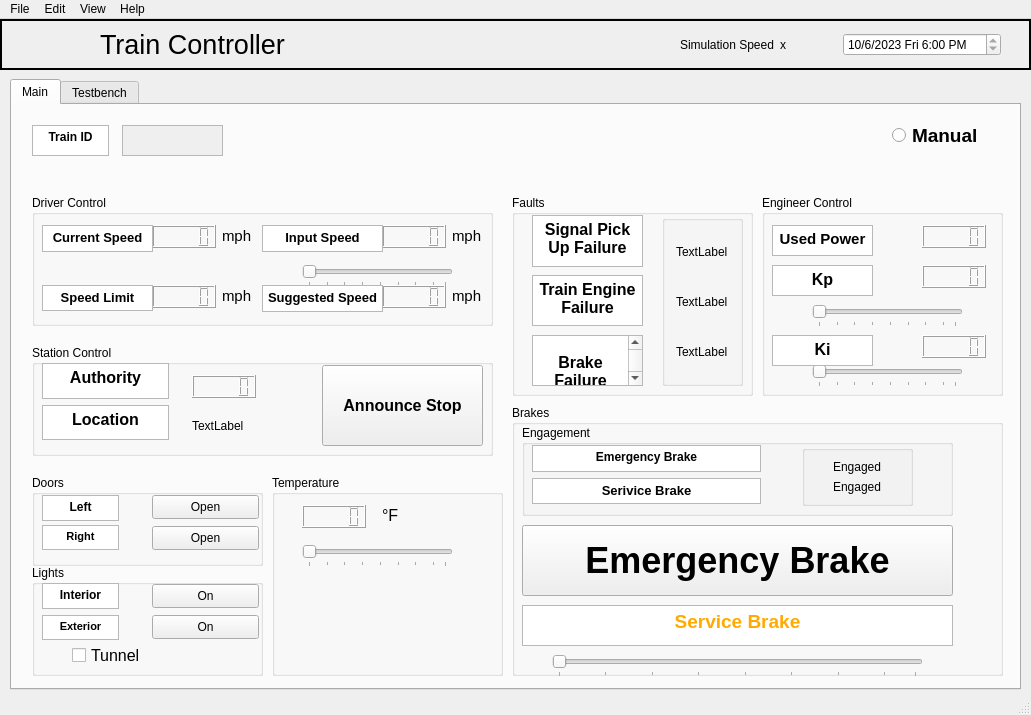
<?xml version="1.0" encoding="UTF-8"?>
<ui version="4.0">
 <class>MainWindow</class>
 <widget class="QMainWindow" name="MainWindow">
  <property name="geometry">
   <rect>
    <x>0</x>
    <y>0</y>
    <width>1031</width>
    <height>715</height>
   </rect>
  </property>
  <property name="windowTitle">
   <string>MainWindow</string>
  </property>
  <property name="autoFillBackground">
   <bool>true</bool>
  </property>
  <widget class="QWidget" name="centralwidget">
   <widget class="QWidget" name="horizontalLayoutWidget_2">
    <property name="geometry">
     <rect>
      <x>680</x>
      <y>10</y>
      <width>321</width>
      <height>31</height>
     </rect>
    </property>
    <layout class="QHBoxLayout" name="horizontalLayout_2">
     <item>
      <widget class="QLabel" name="simulationSpeed">
       <property name="text">
        <string>Simulation Speed</string>
       </property>
      </widget>
     </item>
     <item>
      <widget class="QLabel" name="simulationSpeed_O">
       <property name="text">
        <string>x</string>
       </property>
      </widget>
     </item>
     <item>
      <spacer name="horizontalSpacer">
       <property name="orientation">
        <enum>Qt::Horizontal</enum>
       </property>
       <property name="sizeHint" stdset="0">
        <size>
         <width>40</width>
         <height>20</height>
        </size>
       </property>
      </spacer>
     </item>
     <item>
      <widget class="QDateTimeEdit" name="dateTime">
       <property name="wrapping">
        <bool>false</bool>
       </property>
       <property name="readOnly">
        <bool>true</bool>
       </property>
       <property name="date">
        <date>
         <year>2023</year>
         <month>10</month>
         <day>6</day>
        </date>
       </property>
       <property name="time">
        <time>
         <hour>18</hour>
         <minute>0</minute>
         <second>0</second>
        </time>
       </property>
       <property name="displayFormat">
        <string>M/d/yyyy ddd h:mm AP</string>
       </property>
      </widget>
     </item>
    </layout>
   </widget>
   <widget class="QLabel" name="header_label_txt">
    <property name="geometry">
     <rect>
      <x>100</x>
      <y>0</y>
      <width>211</width>
      <height>51</height>
     </rect>
    </property>
    <property name="font">
     <font>
      <pointsize>20</pointsize>
     </font>
    </property>
    <property name="text">
     <string>Train Controller</string>
    </property>
   </widget>
   <widget class="QTabWidget" name="tabWidget">
    <property name="geometry">
     <rect>
      <x>10</x>
      <y>60</y>
      <width>1011</width>
      <height>611</height>
     </rect>
    </property>
    <property name="minimumSize">
     <size>
      <width>0</width>
      <height>0</height>
     </size>
    </property>
    <property name="currentIndex">
     <number>0</number>
    </property>
    <widget class="QWidget" name="main">
     <attribute name="title">
      <string>Main</string>
     </attribute>
     <widget class="QGroupBox" name="drive_ctrl_box">
      <property name="geometry">
       <rect>
        <x>20</x>
        <y>90</y>
        <width>461</width>
        <height>131</height>
       </rect>
      </property>
      <property name="title">
       <string>Driver Control</string>
      </property>
      <widget class="QLCDNumber" name="current_speed_display">
       <property name="geometry">
        <rect>
         <x>120</x>
         <y>30</y>
         <width>64</width>
         <height>23</height>
        </rect>
       </property>
      </widget>
      <widget class="QLCDNumber" name="input_speed_display">
       <property name="geometry">
        <rect>
         <x>350</x>
         <y>30</y>
         <width>64</width>
         <height>23</height>
        </rect>
       </property>
      </widget>
      <widget class="QLCDNumber" name="speed">
       <property name="geometry">
        <rect>
         <x>120</x>
         <y>90</y>
         <width>64</width>
         <height>23</height>
        </rect>
       </property>
      </widget>
      <widget class="QLCDNumber" name="suggested_speed_display">
       <property name="geometry">
        <rect>
         <x>350</x>
         <y>90</y>
         <width>64</width>
         <height>23</height>
        </rect>
       </property>
      </widget>
      <widget class="QSlider" name="input_speed_slider">
       <property name="geometry">
        <rect>
         <x>270</x>
         <y>70</y>
         <width>151</width>
         <height>22</height>
        </rect>
       </property>
       <property name="minimum">
        <number>1</number>
       </property>
       <property name="maximum">
        <number>24</number>
       </property>
       <property name="pageStep">
        <number>8</number>
       </property>
       <property name="sliderPosition">
        <number>1</number>
       </property>
       <property name="orientation">
        <enum>Qt::Horizontal</enum>
       </property>
       <property name="invertedAppearance">
        <bool>false</bool>
       </property>
       <property name="tickPosition">
        <enum>QSlider::TicksBelow</enum>
       </property>
       <property name="tickInterval">
        <number>3</number>
       </property>
      </widget>
      <widget class="QTextBrowser" name="current_speed_txt">
       <property name="geometry">
        <rect>
         <x>10</x>
         <y>30</y>
         <width>111</width>
         <height>27</height>
        </rect>
       </property>
       <property name="html">
        <string>&lt;!DOCTYPE HTML PUBLIC &quot;-//W3C//DTD HTML 4.0//EN&quot; &quot;http://www.w3.org/TR/REC-html40/strict.dtd&quot;&gt;
&lt;html&gt;&lt;head&gt;&lt;meta name=&quot;qrichtext&quot; content=&quot;1&quot; /&gt;&lt;meta charset=&quot;utf-8&quot; /&gt;&lt;style type=&quot;text/css&quot;&gt;
p, li { white-space: pre-wrap; }
hr { height: 1px; border-width: 0; }
li.unchecked::marker { content: &quot;\2610&quot;; }
li.checked::marker { content: &quot;\2612&quot;; }
&lt;/style&gt;&lt;/head&gt;&lt;body style=&quot; font-family:'Segoe UI'; font-size:9pt; font-weight:400; font-style:normal;&quot;&gt;
&lt;p align=&quot;center&quot; style=&quot; margin-top:0px; margin-bottom:0px; margin-left:0px; margin-right:0px; -qt-block-indent:0; text-indent:0px;&quot;&gt;&lt;span style=&quot; font-family:'MS Shell Dlg 2'; font-size:10pt; font-weight:700;&quot;&gt;Current Speed&lt;/span&gt;&lt;/p&gt;&lt;/body&gt;&lt;/html&gt;</string>
       </property>
      </widget>
      <widget class="QTextBrowser" name="speed_limit_txt">
       <property name="geometry">
        <rect>
         <x>10</x>
         <y>90</y>
         <width>111</width>
         <height>26</height>
        </rect>
       </property>
       <property name="html">
        <string>&lt;!DOCTYPE HTML PUBLIC &quot;-//W3C//DTD HTML 4.0//EN&quot; &quot;http://www.w3.org/TR/REC-html40/strict.dtd&quot;&gt;
&lt;html&gt;&lt;head&gt;&lt;meta name=&quot;qrichtext&quot; content=&quot;1&quot; /&gt;&lt;meta charset=&quot;utf-8&quot; /&gt;&lt;style type=&quot;text/css&quot;&gt;
p, li { white-space: pre-wrap; }
hr { height: 1px; border-width: 0; }
li.unchecked::marker { content: &quot;\2610&quot;; }
li.checked::marker { content: &quot;\2612&quot;; }
&lt;/style&gt;&lt;/head&gt;&lt;body style=&quot; font-family:'Segoe UI'; font-size:9pt; font-weight:400; font-style:normal;&quot;&gt;
&lt;p align=&quot;center&quot; style=&quot; margin-top:0px; margin-bottom:0px; margin-left:0px; margin-right:0px; -qt-block-indent:0; text-indent:0px;&quot;&gt;&lt;span style=&quot; font-family:'MS Shell Dlg 2'; font-size:10pt; font-weight:700;&quot;&gt;Speed Limit&lt;/span&gt;&lt;/p&gt;&lt;/body&gt;&lt;/html&gt;</string>
       </property>
      </widget>
      <widget class="QTextBrowser" name="input_speed_txt">
       <property name="geometry">
        <rect>
         <x>230</x>
         <y>30</y>
         <width>121</width>
         <height>27</height>
        </rect>
       </property>
       <property name="html">
        <string>&lt;!DOCTYPE HTML PUBLIC &quot;-//W3C//DTD HTML 4.0//EN&quot; &quot;http://www.w3.org/TR/REC-html40/strict.dtd&quot;&gt;
&lt;html&gt;&lt;head&gt;&lt;meta name=&quot;qrichtext&quot; content=&quot;1&quot; /&gt;&lt;meta charset=&quot;utf-8&quot; /&gt;&lt;style type=&quot;text/css&quot;&gt;
p, li { white-space: pre-wrap; }
hr { height: 1px; border-width: 0; }
li.unchecked::marker { content: &quot;\2610&quot;; }
li.checked::marker { content: &quot;\2612&quot;; }
&lt;/style&gt;&lt;/head&gt;&lt;body style=&quot; font-family:'Segoe UI'; font-size:9pt; font-weight:400; font-style:normal;&quot;&gt;
&lt;p align=&quot;center&quot; style=&quot; margin-top:0px; margin-bottom:0px; margin-left:0px; margin-right:0px; -qt-block-indent:0; text-indent:0px;&quot;&gt;&lt;span style=&quot; font-family:'MS Shell Dlg 2'; font-size:10pt; font-weight:700;&quot;&gt;Input Speed&lt;/span&gt;&lt;/p&gt;&lt;/body&gt;&lt;/html&gt;</string>
       </property>
      </widget>
      <widget class="QTextBrowser" name="suggested_speed_txt">
       <property name="geometry">
        <rect>
         <x>230</x>
         <y>90</y>
         <width>121</width>
         <height>27</height>
        </rect>
       </property>
       <property name="html">
        <string>&lt;!DOCTYPE HTML PUBLIC &quot;-//W3C//DTD HTML 4.0//EN&quot; &quot;http://www.w3.org/TR/REC-html40/strict.dtd&quot;&gt;
&lt;html&gt;&lt;head&gt;&lt;meta name=&quot;qrichtext&quot; content=&quot;1&quot; /&gt;&lt;meta charset=&quot;utf-8&quot; /&gt;&lt;style type=&quot;text/css&quot;&gt;
p, li { white-space: pre-wrap; }
hr { height: 1px; border-width: 0; }
li.unchecked::marker { content: &quot;\2610&quot;; }
li.checked::marker { content: &quot;\2612&quot;; }
&lt;/style&gt;&lt;/head&gt;&lt;body style=&quot; font-family:'Segoe UI'; font-size:9pt; font-weight:400; font-style:normal;&quot;&gt;
&lt;p align=&quot;center&quot; style=&quot; margin-top:0px; margin-bottom:0px; margin-left:0px; margin-right:0px; -qt-block-indent:0; text-indent:0px;&quot;&gt;&lt;span style=&quot; font-family:'MS Shell Dlg 2'; font-size:10pt; font-weight:700;&quot;&gt;Suggested Speed&lt;/span&gt;&lt;/p&gt;&lt;/body&gt;&lt;/html&gt;</string>
       </property>
      </widget>
      <widget class="QLabel" name="mph_txt_3">
       <property name="geometry">
        <rect>
         <x>190</x>
         <y>90</y>
         <width>31</width>
         <height>21</height>
        </rect>
       </property>
       <property name="font">
        <font>
         <pointsize>11</pointsize>
        </font>
       </property>
       <property name="text">
        <string>mph</string>
       </property>
      </widget>
      <widget class="QLabel" name="mph_txt_1">
       <property name="geometry">
        <rect>
         <x>190</x>
         <y>30</y>
         <width>31</width>
         <height>21</height>
        </rect>
       </property>
       <property name="font">
        <font>
         <pointsize>11</pointsize>
        </font>
       </property>
       <property name="text">
        <string>mph</string>
       </property>
      </widget>
      <widget class="QLabel" name="mph_txt_4">
       <property name="geometry">
        <rect>
         <x>420</x>
         <y>90</y>
         <width>31</width>
         <height>21</height>
        </rect>
       </property>
       <property name="font">
        <font>
         <pointsize>11</pointsize>
        </font>
       </property>
       <property name="text">
        <string>mph</string>
       </property>
      </widget>
      <widget class="QLabel" name="mph_txt_2">
       <property name="geometry">
        <rect>
         <x>420</x>
         <y>30</y>
         <width>31</width>
         <height>21</height>
        </rect>
       </property>
       <property name="font">
        <font>
         <pointsize>11</pointsize>
        </font>
       </property>
       <property name="text">
        <string>mph</string>
       </property>
      </widget>
     </widget>
     <widget class="QGroupBox" name="brake_box">
      <property name="geometry">
       <rect>
        <x>500</x>
        <y>300</y>
        <width>491</width>
        <height>271</height>
       </rect>
      </property>
      <property name="title">
       <string>Brakes</string>
      </property>
      <widget class="QPushButton" name="e_brake_button">
       <property name="geometry">
        <rect>
         <x>10</x>
         <y>120</y>
         <width>431</width>
         <height>71</height>
        </rect>
       </property>
       <property name="font">
        <font>
         <pointsize>27</pointsize>
         <bold>true</bold>
        </font>
       </property>
       <property name="autoFillBackground">
        <bool>true</bool>
       </property>
       <property name="text">
        <string>Emergency Brake</string>
       </property>
      </widget>
      <widget class="QTextBrowser" name="s_brake_txt_2">
       <property name="geometry">
        <rect>
         <x>10</x>
         <y>200</y>
         <width>431</width>
         <height>41</height>
        </rect>
       </property>
       <property name="html">
        <string>&lt;!DOCTYPE HTML PUBLIC &quot;-//W3C//DTD HTML 4.0//EN&quot; &quot;http://www.w3.org/TR/REC-html40/strict.dtd&quot;&gt;
&lt;html&gt;&lt;head&gt;&lt;meta name=&quot;qrichtext&quot; content=&quot;1&quot; /&gt;&lt;meta charset=&quot;utf-8&quot; /&gt;&lt;style type=&quot;text/css&quot;&gt;
p, li { white-space: pre-wrap; }
hr { height: 1px; border-width: 0; }
li.unchecked::marker { content: &quot;\2610&quot;; }
li.checked::marker { content: &quot;\2612&quot;; }
&lt;/style&gt;&lt;/head&gt;&lt;body style=&quot; font-family:'Segoe UI'; font-size:9pt; font-weight:400; font-style:normal;&quot;&gt;
&lt;p align=&quot;center&quot; style=&quot; margin-top:0px; margin-bottom:0px; margin-left:0px; margin-right:0px; -qt-block-indent:0; text-indent:0px;&quot;&gt;&lt;span style=&quot; font-family:'MS Shell Dlg 2'; font-size:14pt; font-weight:600; color:#ffaa00;&quot;&gt;Service Brake&lt;/span&gt;&lt;/p&gt;&lt;/body&gt;&lt;/html&gt;</string>
       </property>
      </widget>
      <widget class="QGroupBox" name="engage_box">
       <property name="geometry">
        <rect>
         <x>10</x>
         <y>20</y>
         <width>431</width>
         <height>91</height>
        </rect>
       </property>
       <property name="title">
        <string>Engagement</string>
       </property>
       <widget class="QGroupBox" name="verticalGroupBox_3">
        <property name="geometry">
         <rect>
          <x>280</x>
          <y>20</y>
          <width>111</width>
          <height>61</height>
         </rect>
        </property>
        <layout class="QVBoxLayout" name="verticalLayout_4">
         <item alignment="Qt::AlignHCenter">
          <widget class="QLabel" name="e_label_display">
           <property name="text">
            <string>Engaged</string>
           </property>
          </widget>
         </item>
         <item alignment="Qt::AlignHCenter">
          <widget class="QLabel" name="s_label_display">
           <property name="text">
            <string>Engaged</string>
           </property>
          </widget>
         </item>
        </layout>
       </widget>
       <widget class="QTextBrowser" name="s_brake_txt">
        <property name="geometry">
         <rect>
          <x>10</x>
          <y>53</y>
          <width>229</width>
          <height>26</height>
         </rect>
        </property>
        <property name="html">
         <string>&lt;!DOCTYPE HTML PUBLIC &quot;-//W3C//DTD HTML 4.0//EN&quot; &quot;http://www.w3.org/TR/REC-html40/strict.dtd&quot;&gt;
&lt;html&gt;&lt;head&gt;&lt;meta name=&quot;qrichtext&quot; content=&quot;1&quot; /&gt;&lt;meta charset=&quot;utf-8&quot; /&gt;&lt;style type=&quot;text/css&quot;&gt;
p, li { white-space: pre-wrap; }
hr { height: 1px; border-width: 0; }
li.unchecked::marker { content: &quot;\2610&quot;; }
li.checked::marker { content: &quot;\2612&quot;; }
&lt;/style&gt;&lt;/head&gt;&lt;body style=&quot; font-family:'Segoe UI'; font-size:9pt; font-weight:400; font-style:normal;&quot;&gt;
&lt;p align=&quot;center&quot; style=&quot; margin-top:0px; margin-bottom:0px; margin-left:0px; margin-right:0px; -qt-block-indent:0; text-indent:0px;&quot;&gt;&lt;span style=&quot; font-family:'MS Shell Dlg 2'; font-size:10pt; font-weight:700;&quot;&gt;Serivice Brake&lt;/span&gt;&lt;/p&gt;&lt;/body&gt;&lt;/html&gt;</string>
        </property>
       </widget>
       <widget class="QTextBrowser" name="e_brake_txt">
        <property name="geometry">
         <rect>
          <x>10</x>
          <y>20</y>
          <width>229</width>
          <height>27</height>
         </rect>
        </property>
        <property name="html">
         <string>&lt;!DOCTYPE HTML PUBLIC &quot;-//W3C//DTD HTML 4.0//EN&quot; &quot;http://www.w3.org/TR/REC-html40/strict.dtd&quot;&gt;
&lt;html&gt;&lt;head&gt;&lt;meta name=&quot;qrichtext&quot; content=&quot;1&quot; /&gt;&lt;meta charset=&quot;utf-8&quot; /&gt;&lt;style type=&quot;text/css&quot;&gt;
p, li { white-space: pre-wrap; }
hr { height: 1px; border-width: 0; }
li.unchecked::marker { content: &quot;\2610&quot;; }
li.checked::marker { content: &quot;\2612&quot;; }
&lt;/style&gt;&lt;/head&gt;&lt;body style=&quot; font-family:'Segoe UI'; font-size:9pt; font-weight:400; font-style:normal;&quot;&gt;
&lt;p align=&quot;center&quot; style=&quot; margin-top:0px; margin-bottom:0px; margin-left:0px; margin-right:0px; -qt-block-indent:0; text-indent:0px;&quot;&gt;&lt;span style=&quot; font-family:'MS Shell Dlg 2'; font-weight:700;&quot;&gt;Emergency Brake&lt;/span&gt;&lt;/p&gt;&lt;/body&gt;&lt;/html&gt;</string>
        </property>
       </widget>
      </widget>
      <widget class="QSlider" name="s_slider">
       <property name="geometry">
        <rect>
         <x>40</x>
         <y>250</y>
         <width>371</width>
         <height>22</height>
        </rect>
       </property>
       <property name="minimum">
        <number>1</number>
       </property>
       <property name="maximum">
        <number>24</number>
       </property>
       <property name="pageStep">
        <number>8</number>
       </property>
       <property name="sliderPosition">
        <number>1</number>
       </property>
       <property name="orientation">
        <enum>Qt::Horizontal</enum>
       </property>
       <property name="invertedAppearance">
        <bool>false</bool>
       </property>
       <property name="tickPosition">
        <enum>QSlider::TicksBelow</enum>
       </property>
       <property name="tickInterval">
        <number>3</number>
       </property>
      </widget>
     </widget>
     <widget class="QGroupBox" name="engineer_box">
      <property name="geometry">
       <rect>
        <x>750</x>
        <y>90</y>
        <width>241</width>
        <height>201</height>
       </rect>
      </property>
      <property name="title">
       <string>Engineer Control</string>
      </property>
      <widget class="QLCDNumber" name="power_display">
       <property name="geometry">
        <rect>
         <x>160</x>
         <y>30</y>
         <width>64</width>
         <height>23</height>
        </rect>
       </property>
      </widget>
      <widget class="QTextBrowser" name="power_txt">
       <property name="geometry">
        <rect>
         <x>10</x>
         <y>30</y>
         <width>101</width>
         <height>31</height>
        </rect>
       </property>
       <property name="html">
        <string>&lt;!DOCTYPE HTML PUBLIC &quot;-//W3C//DTD HTML 4.0//EN&quot; &quot;http://www.w3.org/TR/REC-html40/strict.dtd&quot;&gt;
&lt;html&gt;&lt;head&gt;&lt;meta name=&quot;qrichtext&quot; content=&quot;1&quot; /&gt;&lt;meta charset=&quot;utf-8&quot; /&gt;&lt;style type=&quot;text/css&quot;&gt;
p, li { white-space: pre-wrap; }
hr { height: 1px; border-width: 0; }
li.unchecked::marker { content: &quot;\2610&quot;; }
li.checked::marker { content: &quot;\2612&quot;; }
&lt;/style&gt;&lt;/head&gt;&lt;body style=&quot; font-family:'Segoe UI'; font-size:9pt; font-weight:400; font-style:normal;&quot;&gt;
&lt;p align=&quot;center&quot; style=&quot; margin-top:0px; margin-bottom:0px; margin-left:0px; margin-right:0px; -qt-block-indent:0; text-indent:0px;&quot;&gt;&lt;span style=&quot; font-family:'MS Shell Dlg 2'; font-size:11pt; font-weight:700;&quot;&gt;Used Power&lt;/span&gt;&lt;/p&gt;&lt;/body&gt;&lt;/html&gt;</string>
       </property>
      </widget>
      <widget class="QTextBrowser" name="kp_txt">
       <property name="geometry">
        <rect>
         <x>10</x>
         <y>70</y>
         <width>101</width>
         <height>31</height>
        </rect>
       </property>
       <property name="html">
        <string>&lt;!DOCTYPE HTML PUBLIC &quot;-//W3C//DTD HTML 4.0//EN&quot; &quot;http://www.w3.org/TR/REC-html40/strict.dtd&quot;&gt;
&lt;html&gt;&lt;head&gt;&lt;meta name=&quot;qrichtext&quot; content=&quot;1&quot; /&gt;&lt;meta charset=&quot;utf-8&quot; /&gt;&lt;style type=&quot;text/css&quot;&gt;
p, li { white-space: pre-wrap; }
hr { height: 1px; border-width: 0; }
li.unchecked::marker { content: &quot;\2610&quot;; }
li.checked::marker { content: &quot;\2612&quot;; }
&lt;/style&gt;&lt;/head&gt;&lt;body style=&quot; font-family:'Segoe UI'; font-size:9pt; font-weight:400; font-style:normal;&quot;&gt;
&lt;p align=&quot;center&quot; style=&quot; margin-top:0px; margin-bottom:0px; margin-left:0px; margin-right:0px; -qt-block-indent:0; text-indent:0px;&quot;&gt;&lt;span style=&quot; font-family:'MS Shell Dlg 2'; font-size:12pt; font-weight:700;&quot;&gt;Kp&lt;/span&gt;&lt;/p&gt;&lt;/body&gt;&lt;/html&gt;</string>
       </property>
      </widget>
      <widget class="QLCDNumber" name="kp_display">
       <property name="geometry">
        <rect>
         <x>160</x>
         <y>70</y>
         <width>64</width>
         <height>23</height>
        </rect>
       </property>
      </widget>
      <widget class="QLCDNumber" name="ki_display">
       <property name="geometry">
        <rect>
         <x>160</x>
         <y>140</y>
         <width>64</width>
         <height>23</height>
        </rect>
       </property>
      </widget>
      <widget class="QSlider" name="ki_slider">
       <property name="geometry">
        <rect>
         <x>50</x>
         <y>170</y>
         <width>151</width>
         <height>22</height>
        </rect>
       </property>
       <property name="minimum">
        <number>1</number>
       </property>
       <property name="maximum">
        <number>24</number>
       </property>
       <property name="pageStep">
        <number>8</number>
       </property>
       <property name="sliderPosition">
        <number>1</number>
       </property>
       <property name="orientation">
        <enum>Qt::Horizontal</enum>
       </property>
       <property name="invertedAppearance">
        <bool>false</bool>
       </property>
       <property name="tickPosition">
        <enum>QSlider::TicksBelow</enum>
       </property>
       <property name="tickInterval">
        <number>3</number>
       </property>
      </widget>
      <widget class="QSlider" name="kp_slider">
       <property name="geometry">
        <rect>
         <x>50</x>
         <y>110</y>
         <width>151</width>
         <height>22</height>
        </rect>
       </property>
       <property name="minimum">
        <number>1</number>
       </property>
       <property name="maximum">
        <number>24</number>
       </property>
       <property name="pageStep">
        <number>8</number>
       </property>
       <property name="sliderPosition">
        <number>1</number>
       </property>
       <property name="orientation">
        <enum>Qt::Horizontal</enum>
       </property>
       <property name="invertedAppearance">
        <bool>false</bool>
       </property>
       <property name="tickPosition">
        <enum>QSlider::TicksBelow</enum>
       </property>
       <property name="tickInterval">
        <number>3</number>
       </property>
      </widget>
      <widget class="QTextBrowser" name="ki_txt_2">
       <property name="geometry">
        <rect>
         <x>10</x>
         <y>140</y>
         <width>101</width>
         <height>31</height>
        </rect>
       </property>
       <property name="html">
        <string>&lt;!DOCTYPE HTML PUBLIC &quot;-//W3C//DTD HTML 4.0//EN&quot; &quot;http://www.w3.org/TR/REC-html40/strict.dtd&quot;&gt;
&lt;html&gt;&lt;head&gt;&lt;meta name=&quot;qrichtext&quot; content=&quot;1&quot; /&gt;&lt;meta charset=&quot;utf-8&quot; /&gt;&lt;style type=&quot;text/css&quot;&gt;
p, li { white-space: pre-wrap; }
hr { height: 1px; border-width: 0; }
li.unchecked::marker { content: &quot;\2610&quot;; }
li.checked::marker { content: &quot;\2612&quot;; }
&lt;/style&gt;&lt;/head&gt;&lt;body style=&quot; font-family:'Segoe UI'; font-size:9pt; font-weight:400; font-style:normal;&quot;&gt;
&lt;p align=&quot;center&quot; style=&quot; margin-top:0px; margin-bottom:0px; margin-left:0px; margin-right:0px; -qt-block-indent:0; text-indent:0px;&quot;&gt;&lt;span style=&quot; font-family:'MS Shell Dlg 2'; font-size:12pt; font-weight:700;&quot;&gt;Ki&lt;/span&gt;&lt;/p&gt;&lt;/body&gt;&lt;/html&gt;</string>
       </property>
      </widget>
     </widget>
     <widget class="QGroupBox" name="door_box">
      <property name="geometry">
       <rect>
        <x>20</x>
        <y>370</y>
        <width>231</width>
        <height>91</height>
       </rect>
      </property>
      <property name="title">
       <string>Doors</string>
      </property>
      <widget class="QTextBrowser" name="right_txt">
       <property name="geometry">
        <rect>
         <x>10</x>
         <y>50</y>
         <width>77</width>
         <height>25</height>
        </rect>
       </property>
       <property name="html">
        <string>&lt;!DOCTYPE HTML PUBLIC &quot;-//W3C//DTD HTML 4.0//EN&quot; &quot;http://www.w3.org/TR/REC-html40/strict.dtd&quot;&gt;
&lt;html&gt;&lt;head&gt;&lt;meta name=&quot;qrichtext&quot; content=&quot;1&quot; /&gt;&lt;meta charset=&quot;utf-8&quot; /&gt;&lt;style type=&quot;text/css&quot;&gt;
p, li { white-space: pre-wrap; }
hr { height: 1px; border-width: 0; }
li.unchecked::marker { content: &quot;\2610&quot;; }
li.checked::marker { content: &quot;\2612&quot;; }
&lt;/style&gt;&lt;/head&gt;&lt;body style=&quot; font-family:'Segoe UI'; font-size:9pt; font-weight:400; font-style:normal;&quot;&gt;
&lt;p align=&quot;center&quot; style=&quot; margin-top:0px; margin-bottom:0px; margin-left:0px; margin-right:0px; -qt-block-indent:0; text-indent:0px;&quot;&gt;&lt;span style=&quot; font-family:'MS Shell Dlg 2'; font-size:8.25pt; font-weight:700;&quot;&gt;Right&lt;/span&gt;&lt;/p&gt;&lt;/body&gt;&lt;/html&gt;</string>
       </property>
      </widget>
      <widget class="QTextBrowser" name="left_txt">
       <property name="geometry">
        <rect>
         <x>10</x>
         <y>20</y>
         <width>77</width>
         <height>26</height>
        </rect>
       </property>
       <property name="font">
        <font>
         <pointsize>11</pointsize>
         <bold>true</bold>
        </font>
       </property>
       <property name="html">
        <string>&lt;!DOCTYPE HTML PUBLIC &quot;-//W3C//DTD HTML 4.0//EN&quot; &quot;http://www.w3.org/TR/REC-html40/strict.dtd&quot;&gt;
&lt;html&gt;&lt;head&gt;&lt;meta name=&quot;qrichtext&quot; content=&quot;1&quot; /&gt;&lt;meta charset=&quot;utf-8&quot; /&gt;&lt;style type=&quot;text/css&quot;&gt;
p, li { white-space: pre-wrap; }
hr { height: 1px; border-width: 0; }
li.unchecked::marker { content: &quot;\2610&quot;; }
li.checked::marker { content: &quot;\2612&quot;; }
&lt;/style&gt;&lt;/head&gt;&lt;body style=&quot; font-family:'Segoe UI'; font-size:11pt; font-weight:700; font-style:normal;&quot;&gt;
&lt;p align=&quot;center&quot; style=&quot; margin-top:0px; margin-bottom:0px; margin-left:0px; margin-right:0px; -qt-block-indent:0; text-indent:0px;&quot;&gt;&lt;span style=&quot; font-size:9pt;&quot;&gt;Left&lt;/span&gt;&lt;/p&gt;&lt;/body&gt;&lt;/html&gt;</string>
       </property>
      </widget>
      <widget class="QPushButton" name="left_button">
       <property name="geometry">
        <rect>
         <x>120</x>
         <y>20</y>
         <width>107</width>
         <height>24</height>
        </rect>
       </property>
       <property name="text">
        <string>Open</string>
       </property>
      </widget>
      <widget class="QPushButton" name="right_button">
       <property name="geometry">
        <rect>
         <x>120</x>
         <y>51</y>
         <width>107</width>
         <height>24</height>
        </rect>
       </property>
       <property name="text">
        <string>Open</string>
       </property>
      </widget>
     </widget>
     <widget class="QGroupBox" name="light_box">
      <property name="geometry">
       <rect>
        <x>20</x>
        <y>460</y>
        <width>231</width>
        <height>111</height>
       </rect>
      </property>
      <property name="title">
       <string>Lights</string>
      </property>
      <widget class="QPushButton" name="interior_button">
       <property name="geometry">
        <rect>
         <x>120</x>
         <y>19</y>
         <width>107</width>
         <height>24</height>
        </rect>
       </property>
       <property name="text">
        <string>On</string>
       </property>
      </widget>
      <widget class="QPushButton" name="exterior_button">
       <property name="geometry">
        <rect>
         <x>120</x>
         <y>50</y>
         <width>107</width>
         <height>24</height>
        </rect>
       </property>
       <property name="text">
        <string>On</string>
       </property>
      </widget>
      <widget class="QCheckBox" name="tunnel_display">
       <property name="geometry">
        <rect>
         <x>40</x>
         <y>80</y>
         <width>111</width>
         <height>21</height>
        </rect>
       </property>
       <property name="font">
        <font>
         <pointsize>12</pointsize>
        </font>
       </property>
       <property name="text">
        <string>Tunnel</string>
       </property>
      </widget>
     </widget>
     <widget class="QGroupBox" name="fault_box">
      <property name="geometry">
       <rect>
        <x>500</x>
        <y>90</y>
        <width>241</width>
        <height>201</height>
       </rect>
      </property>
      <property name="title">
       <string>Faults</string>
      </property>
      <widget class="QGroupBox" name="verticalGroupBox_4">
       <property name="geometry">
        <rect>
         <x>150</x>
         <y>20</y>
         <width>81</width>
         <height>171</height>
        </rect>
       </property>
       <layout class="QVBoxLayout" name="verticalLayout_2">
        <item alignment="Qt::AlignHCenter">
         <widget class="QLabel" name="signal_display">
          <property name="text">
           <string>TextLabel</string>
          </property>
         </widget>
        </item>
        <item alignment="Qt::AlignHCenter">
         <widget class="QLabel" name="engine_display">
          <property name="text">
           <string>TextLabel</string>
          </property>
         </widget>
        </item>
        <item alignment="Qt::AlignHCenter">
         <widget class="QLabel" name="brake_fault_display">
          <property name="text">
           <string>TextLabel</string>
          </property>
         </widget>
        </item>
       </layout>
      </widget>
      <widget class="QTextBrowser" name="signal_txt">
       <property name="geometry">
        <rect>
         <x>20</x>
         <y>20</y>
         <width>111</width>
         <height>52</height>
        </rect>
       </property>
       <property name="html">
        <string>&lt;!DOCTYPE HTML PUBLIC &quot;-//W3C//DTD HTML 4.0//EN&quot; &quot;http://www.w3.org/TR/REC-html40/strict.dtd&quot;&gt;
&lt;html&gt;&lt;head&gt;&lt;meta name=&quot;qrichtext&quot; content=&quot;1&quot; /&gt;&lt;meta charset=&quot;utf-8&quot; /&gt;&lt;style type=&quot;text/css&quot;&gt;
p, li { white-space: pre-wrap; }
hr { height: 1px; border-width: 0; }
li.unchecked::marker { content: &quot;\2610&quot;; }
li.checked::marker { content: &quot;\2612&quot;; }
&lt;/style&gt;&lt;/head&gt;&lt;body style=&quot; font-family:'Segoe UI'; font-size:9pt; font-weight:400; font-style:normal;&quot;&gt;
&lt;p align=&quot;center&quot; style=&quot; margin-top:0px; margin-bottom:0px; margin-left:0px; margin-right:0px; -qt-block-indent:0; text-indent:0px;&quot;&gt;&lt;span style=&quot; font-family:'MS Shell Dlg 2'; font-size:12pt; font-weight:600;&quot;&gt;Signal Pick Up Failure&lt;/span&gt;&lt;/p&gt;&lt;/body&gt;&lt;/html&gt;</string>
       </property>
      </widget>
      <widget class="QTextBrowser" name="brake_fail_txt">
       <property name="geometry">
        <rect>
         <x>20</x>
         <y>140</y>
         <width>111</width>
         <height>51</height>
        </rect>
       </property>
       <property name="html">
        <string>&lt;!DOCTYPE HTML PUBLIC &quot;-//W3C//DTD HTML 4.0//EN&quot; &quot;http://www.w3.org/TR/REC-html40/strict.dtd&quot;&gt;
&lt;html&gt;&lt;head&gt;&lt;meta name=&quot;qrichtext&quot; content=&quot;1&quot; /&gt;&lt;meta charset=&quot;utf-8&quot; /&gt;&lt;style type=&quot;text/css&quot;&gt;
p, li { white-space: pre-wrap; }
hr { height: 1px; border-width: 0; }
li.unchecked::marker { content: &quot;\2610&quot;; }
li.checked::marker { content: &quot;\2612&quot;; }
&lt;/style&gt;&lt;/head&gt;&lt;body style=&quot; font-family:'Segoe UI'; font-size:9pt; font-weight:400; font-style:normal;&quot;&gt;
&lt;p align=&quot;center&quot; style=&quot;-qt-paragraph-type:empty; margin-top:0px; margin-bottom:0px; margin-left:0px; margin-right:0px; -qt-block-indent:0; text-indent:0px; font-family:'MS Shell Dlg 2'; font-size:8.25pt;&quot;&gt;&lt;br /&gt;&lt;/p&gt;
&lt;p align=&quot;center&quot; style=&quot; margin-top:0px; margin-bottom:0px; margin-left:0px; margin-right:0px; -qt-block-indent:0; text-indent:0px;&quot;&gt;&lt;span style=&quot; font-family:'MS Shell Dlg 2'; font-size:12pt; font-weight:600;&quot;&gt;Brake Failure&lt;/span&gt;&lt;/p&gt;&lt;/body&gt;&lt;/html&gt;</string>
       </property>
      </widget>
      <widget class="QTextBrowser" name="engine_txt">
       <property name="geometry">
        <rect>
         <x>20</x>
         <y>80</y>
         <width>111</width>
         <height>51</height>
        </rect>
       </property>
       <property name="html">
        <string>&lt;!DOCTYPE HTML PUBLIC &quot;-//W3C//DTD HTML 4.0//EN&quot; &quot;http://www.w3.org/TR/REC-html40/strict.dtd&quot;&gt;
&lt;html&gt;&lt;head&gt;&lt;meta name=&quot;qrichtext&quot; content=&quot;1&quot; /&gt;&lt;meta charset=&quot;utf-8&quot; /&gt;&lt;style type=&quot;text/css&quot;&gt;
p, li { white-space: pre-wrap; }
hr { height: 1px; border-width: 0; }
li.unchecked::marker { content: &quot;\2610&quot;; }
li.checked::marker { content: &quot;\2612&quot;; }
&lt;/style&gt;&lt;/head&gt;&lt;body style=&quot; font-family:'Segoe UI'; font-size:9pt; font-weight:400; font-style:normal;&quot;&gt;
&lt;p align=&quot;center&quot; style=&quot; margin-top:0px; margin-bottom:0px; margin-left:0px; margin-right:0px; -qt-block-indent:0; text-indent:0px;&quot;&gt;&lt;span style=&quot; font-family:'MS Shell Dlg 2'; font-size:12pt; font-weight:600;&quot;&gt;Train Engine Failure&lt;/span&gt;&lt;/p&gt;&lt;/body&gt;&lt;/html&gt;</string>
       </property>
      </widget>
     </widget>
     <widget class="QTextBrowser" name="id_txt">
      <property name="geometry">
       <rect>
        <x>20</x>
        <y>20</y>
        <width>77</width>
        <height>31</height>
       </rect>
      </property>
      <property name="html">
       <string>&lt;!DOCTYPE HTML PUBLIC &quot;-//W3C//DTD HTML 4.0//EN&quot; &quot;http://www.w3.org/TR/REC-html40/strict.dtd&quot;&gt;
&lt;html&gt;&lt;head&gt;&lt;meta name=&quot;qrichtext&quot; content=&quot;1&quot; /&gt;&lt;meta charset=&quot;utf-8&quot; /&gt;&lt;style type=&quot;text/css&quot;&gt;
p, li { white-space: pre-wrap; }
hr { height: 1px; border-width: 0; }
li.unchecked::marker { content: &quot;\2610&quot;; }
li.checked::marker { content: &quot;\2612&quot;; }
&lt;/style&gt;&lt;/head&gt;&lt;body style=&quot; font-family:'Segoe UI'; font-size:9pt; font-weight:400; font-style:normal;&quot;&gt;
&lt;p align=&quot;center&quot; style=&quot; margin-top:0px; margin-bottom:0px; margin-left:0px; margin-right:0px; -qt-block-indent:0; text-indent:0px;&quot;&gt;&lt;span style=&quot; font-weight:700;&quot;&gt;Train ID&lt;/span&gt;&lt;/p&gt;&lt;/body&gt;&lt;/html&gt;</string>
      </property>
     </widget>
     <widget class="QScrollArea" name="id_display">
      <property name="geometry">
       <rect>
        <x>110</x>
        <y>20</y>
        <width>101</width>
        <height>31</height>
       </rect>
      </property>
      <property name="widgetResizable">
       <bool>true</bool>
      </property>
      <widget class="QWidget" name="scrollAreaWidgetContents">
       <property name="geometry">
        <rect>
         <x>0</x>
         <y>0</y>
         <width>99</width>
         <height>29</height>
        </rect>
       </property>
      </widget>
     </widget>
     <widget class="QGroupBox" name="groupBox">
      <property name="geometry">
       <rect>
        <x>20</x>
        <y>240</y>
        <width>461</width>
        <height>111</height>
       </rect>
      </property>
      <property name="title">
       <string>Station Control</string>
      </property>
      <widget class="QLCDNumber" name="authority_display">
       <property name="geometry">
        <rect>
         <x>160</x>
         <y>30</y>
         <width>64</width>
         <height>23</height>
        </rect>
       </property>
      </widget>
      <widget class="QLabel" name="station_display">
       <property name="geometry">
        <rect>
         <x>160</x>
         <y>60</y>
         <width>121</width>
         <height>41</height>
        </rect>
       </property>
       <property name="text">
        <string>TextLabel</string>
       </property>
      </widget>
      <widget class="QTextBrowser" name="location_txt">
       <property name="geometry">
        <rect>
         <x>10</x>
         <y>60</y>
         <width>127</width>
         <height>35</height>
        </rect>
       </property>
       <property name="html">
        <string>&lt;!DOCTYPE HTML PUBLIC &quot;-//W3C//DTD HTML 4.0//EN&quot; &quot;http://www.w3.org/TR/REC-html40/strict.dtd&quot;&gt;
&lt;html&gt;&lt;head&gt;&lt;meta name=&quot;qrichtext&quot; content=&quot;1&quot; /&gt;&lt;meta charset=&quot;utf-8&quot; /&gt;&lt;style type=&quot;text/css&quot;&gt;
p, li { white-space: pre-wrap; }
hr { height: 1px; border-width: 0; }
li.unchecked::marker { content: &quot;\2610&quot;; }
li.checked::marker { content: &quot;\2612&quot;; }
&lt;/style&gt;&lt;/head&gt;&lt;body style=&quot; font-family:'Segoe UI'; font-size:9pt; font-weight:400; font-style:normal;&quot;&gt;
&lt;p align=&quot;center&quot; style=&quot; margin-top:0px; margin-bottom:0px; margin-left:0px; margin-right:0px; -qt-block-indent:0; text-indent:0px;&quot;&gt;&lt;span style=&quot; font-size:12pt; font-weight:700;&quot;&gt;Location&lt;/span&gt;&lt;/p&gt;&lt;/body&gt;&lt;/html&gt;</string>
       </property>
      </widget>
      <widget class="QTextBrowser" name="authority_txt">
       <property name="geometry">
        <rect>
         <x>10</x>
         <y>18</y>
         <width>127</width>
         <height>36</height>
        </rect>
       </property>
       <property name="html">
        <string>&lt;!DOCTYPE HTML PUBLIC &quot;-//W3C//DTD HTML 4.0//EN&quot; &quot;http://www.w3.org/TR/REC-html40/strict.dtd&quot;&gt;
&lt;html&gt;&lt;head&gt;&lt;meta name=&quot;qrichtext&quot; content=&quot;1&quot; /&gt;&lt;meta charset=&quot;utf-8&quot; /&gt;&lt;style type=&quot;text/css&quot;&gt;
p, li { white-space: pre-wrap; }
hr { height: 1px; border-width: 0; }
li.unchecked::marker { content: &quot;\2610&quot;; }
li.checked::marker { content: &quot;\2612&quot;; }
&lt;/style&gt;&lt;/head&gt;&lt;body style=&quot; font-family:'Segoe UI'; font-size:9pt; font-weight:400; font-style:normal;&quot;&gt;
&lt;p align=&quot;center&quot; style=&quot; margin-top:0px; margin-bottom:0px; margin-left:0px; margin-right:0px; -qt-block-indent:0; text-indent:0px;&quot;&gt;&lt;span style=&quot; font-size:12pt; font-weight:700;&quot;&gt;Authority&lt;/span&gt;&lt;/p&gt;&lt;/body&gt;&lt;/html&gt;</string>
       </property>
      </widget>
      <widget class="QPushButton" name="station_button">
       <property name="geometry">
        <rect>
         <x>290</x>
         <y>20</y>
         <width>161</width>
         <height>81</height>
        </rect>
       </property>
       <property name="font">
        <font>
         <pointsize>12</pointsize>
         <bold>true</bold>
        </font>
       </property>
       <property name="text">
        <string>Announce Stop</string>
       </property>
      </widget>
     </widget>
     <widget class="QTextBrowser" name="exterior_txt">
      <property name="geometry">
       <rect>
        <x>30</x>
        <y>510</y>
        <width>77</width>
        <height>25</height>
       </rect>
      </property>
      <property name="html">
       <string>&lt;!DOCTYPE HTML PUBLIC &quot;-//W3C//DTD HTML 4.0//EN&quot; &quot;http://www.w3.org/TR/REC-html40/strict.dtd&quot;&gt;
&lt;html&gt;&lt;head&gt;&lt;meta name=&quot;qrichtext&quot; content=&quot;1&quot; /&gt;&lt;meta charset=&quot;utf-8&quot; /&gt;&lt;style type=&quot;text/css&quot;&gt;
p, li { white-space: pre-wrap; }
hr { height: 1px; border-width: 0; }
li.unchecked::marker { content: &quot;\2610&quot;; }
li.checked::marker { content: &quot;\2612&quot;; }
&lt;/style&gt;&lt;/head&gt;&lt;body style=&quot; font-family:'Segoe UI'; font-size:9pt; font-weight:400; font-style:normal;&quot;&gt;
&lt;p align=&quot;center&quot; style=&quot; margin-top:0px; margin-bottom:0px; margin-left:0px; margin-right:0px; -qt-block-indent:0; text-indent:0px;&quot;&gt;&lt;span style=&quot; font-family:'MS Shell Dlg 2'; font-size:8.25pt; font-weight:700;&quot;&gt;Exterior&lt;/span&gt;&lt;/p&gt;&lt;/body&gt;&lt;/html&gt;</string>
      </property>
     </widget>
     <widget class="QTextBrowser" name="interior_txt">
      <property name="geometry">
       <rect>
        <x>30</x>
        <y>478</y>
        <width>77</width>
        <height>26</height>
       </rect>
      </property>
      <property name="html">
       <string>&lt;!DOCTYPE HTML PUBLIC &quot;-//W3C//DTD HTML 4.0//EN&quot; &quot;http://www.w3.org/TR/REC-html40/strict.dtd&quot;&gt;
&lt;html&gt;&lt;head&gt;&lt;meta name=&quot;qrichtext&quot; content=&quot;1&quot; /&gt;&lt;meta charset=&quot;utf-8&quot; /&gt;&lt;style type=&quot;text/css&quot;&gt;
p, li { white-space: pre-wrap; }
hr { height: 1px; border-width: 0; }
li.unchecked::marker { content: &quot;\2610&quot;; }
li.checked::marker { content: &quot;\2612&quot;; }
&lt;/style&gt;&lt;/head&gt;&lt;body style=&quot; font-family:'Segoe UI'; font-size:9pt; font-weight:400; font-style:normal;&quot;&gt;
&lt;p align=&quot;center&quot; style=&quot; margin-top:0px; margin-bottom:0px; margin-left:0px; margin-right:0px; -qt-block-indent:0; text-indent:0px;&quot;&gt;&lt;span style=&quot; font-weight:700;&quot;&gt;Interior&lt;/span&gt;&lt;/p&gt;&lt;/body&gt;&lt;/html&gt;</string>
      </property>
     </widget>
     <widget class="QRadioButton" name="manual_button">
      <property name="geometry">
       <rect>
        <x>880</x>
        <y>20</y>
        <width>89</width>
        <height>20</height>
       </rect>
      </property>
      <property name="font">
       <font>
        <pointsize>14</pointsize>
        <bold>true</bold>
       </font>
      </property>
      <property name="text">
       <string>Manual</string>
      </property>
     </widget>
     <widget class="QGroupBox" name="temp_box">
      <property name="geometry">
       <rect>
        <x>260</x>
        <y>370</y>
        <width>231</width>
        <height>201</height>
       </rect>
      </property>
      <property name="title">
       <string>Temperature</string>
      </property>
      <widget class="QLCDNumber" name="temp_display">
       <property name="geometry">
        <rect>
         <x>30</x>
         <y>30</y>
         <width>64</width>
         <height>23</height>
        </rect>
       </property>
      </widget>
      <widget class="QSlider" name="temp_slider">
       <property name="geometry">
        <rect>
         <x>30</x>
         <y>70</y>
         <width>151</width>
         <height>22</height>
        </rect>
       </property>
       <property name="minimum">
        <number>1</number>
       </property>
       <property name="maximum">
        <number>24</number>
       </property>
       <property name="pageStep">
        <number>8</number>
       </property>
       <property name="sliderPosition">
        <number>1</number>
       </property>
       <property name="orientation">
        <enum>Qt::Horizontal</enum>
       </property>
       <property name="invertedAppearance">
        <bool>false</bool>
       </property>
       <property name="tickPosition">
        <enum>QSlider::TicksBelow</enum>
       </property>
       <property name="tickInterval">
        <number>3</number>
       </property>
      </widget>
      <widget class="QLabel" name="f_txt">
       <property name="geometry">
        <rect>
         <x>110</x>
         <y>30</y>
         <width>31</width>
         <height>21</height>
        </rect>
       </property>
       <property name="font">
        <font>
         <pointsize>12</pointsize>
        </font>
       </property>
       <property name="text">
        <string>°F</string>
       </property>
      </widget>
     </widget>
    </widget>
    <widget class="QWidget" name="tab_2">
     <attribute name="title">
      <string>Testbench</string>
     </attribute>
    </widget>
   </widget>
   <widget class="QLabel" name="yellow">
    <property name="geometry">
     <rect>
      <x>0</x>
      <y>0</y>
      <width>1031</width>
      <height>51</height>
     </rect>
    </property>
    <property name="frameShape">
     <enum>QFrame::WinPanel</enum>
    </property>
    <property name="text">
     <string/>
    </property>
    <property name="pixmap">
     <pixmap>../../Track_Model/images/yellow.png</pixmap>
    </property>
    <property name="scaledContents">
     <bool>true</bool>
    </property>
   </widget>
   <widget class="QLabel" name="logo">
    <property name="geometry">
     <rect>
      <x>10</x>
      <y>0</y>
      <width>71</width>
      <height>51</height>
     </rect>
    </property>
    <property name="text">
     <string/>
    </property>
    <property name="pixmap">
     <pixmap>../../Track_Model/images/AuroraLogo.jpg</pixmap>
    </property>
    <property name="scaledContents">
     <bool>true</bool>
    </property>
   </widget>
   <zorder>tabWidget</zorder>
   <zorder>yellow</zorder>
   <zorder>horizontalLayoutWidget_2</zorder>
   <zorder>header_label_txt</zorder>
   <zorder>logo</zorder>
  </widget>
  <widget class="QMenuBar" name="menubar">
   <property name="geometry">
    <rect>
     <x>0</x>
     <y>0</y>
     <width>1031</width>
     <height>22</height>
    </rect>
   </property>
   <widget class="QMenu" name="menuMain">
    <property name="title">
     <string>File</string>
    </property>
   </widget>
   <widget class="QMenu" name="menuTestBench">
    <property name="title">
     <string>Edit</string>
    </property>
    <addaction name="separator"/>
   </widget>
   <widget class="QMenu" name="menuView">
    <property name="title">
     <string>View</string>
    </property>
   </widget>
   <widget class="QMenu" name="menuHelp">
    <property name="title">
     <string>Help</string>
    </property>
   </widget>
   <addaction name="menuMain"/>
   <addaction name="menuTestBench"/>
   <addaction name="menuView"/>
   <addaction name="menuHelp"/>
  </widget>
  <widget class="QStatusBar" name="statusbar"/>
 </widget>
 <resources/>
 <connections/>
</ui>
